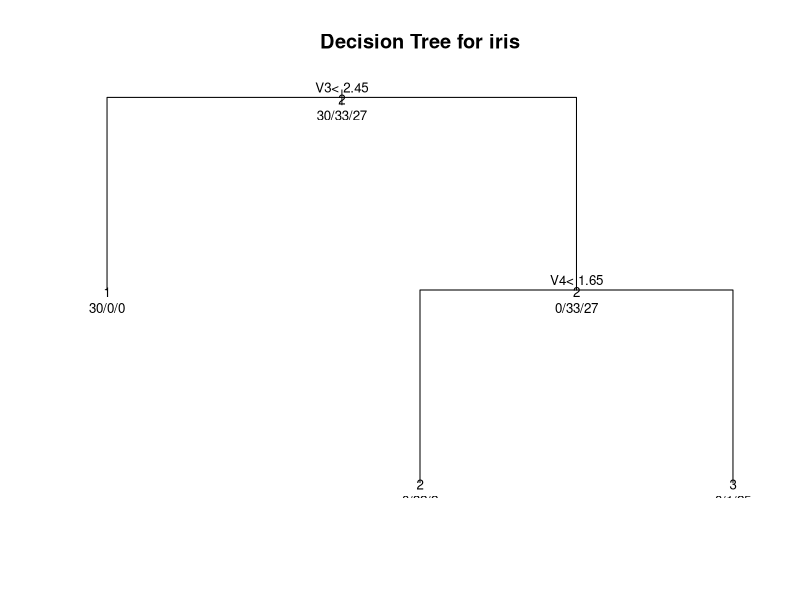

This chart was generated by the following R code:
# -------------------------
# Read in "iris.csv" from last week's clustering lab.
# Write a script to do the following:
# 
# 1) Learn a decision tree for the 3 classes of iris. Save some data for testing.
#    Mix up the ordering of the rows - use iris_rand=iris[sample(150,150,)] to do this.
# 2) Test it by scoring the accuracy on test data using different degrees of pruning.
# 3) Scatterplot 2 selected variables of the data (and colour code according 
#    to the decision tree output), display the learnt tree and calculate the accuracy.
# 4) Compare the accuracy of the different pruned trees to KNN with different values of k.
# -------------------------

# Read in datasets and combine them into one
iris <- cbind(
  read.csv("../Lab 2 - Clustering/iris.csv", sep=",", header=FALSE),
  read.csv("../Lab 2 - Clustering/iris_real.csv", sep=",", header=FALSE)
)

# Post-concatenation, col 5 is the same as col 1, so rename it to avoid confusion
names(iris)[5] = "V5"

# Randomise the dataset
iris_rand <- iris[sample(150, 150), ]

# Separate values (X) and class (y)
X <- iris_rand[, 1:4]
y <- iris_rand[, 5]

# Create train and test datasets (60/40 split)
X_train <- X[1:90, ]
y_train <- y[1:90]

X_test <- X[90:150, ]
y_test <- y[90:150]

# Create a decision tree
install.packages("rpart")
library(rpart)
fit <- rpart(y_train~., method="class", data=X_train)

# Plot the decision tree
plot(fit, uniform=TRUE, main="Decision Tree for iris")
text(fit, use.n=TRUE, all=TRUE, cex=.8)

# Make predictions on the test set
irispred <- predict(fit, X_test, type="class")

# Compare this to the actual test values to get the accuracy
accuracy <- sum(irispred == y_test) / length(y_test)
print(accuracy)

# See what effect pruning has (using the cp parameter)
for (i in c(0.1, 0.5, 1)) {
  pfit <- prune(fit, cp=i)
  # plot(pfit, uniform=TRUE, main="Pruned decision tree for iris")
  # text(pfit, use.n=TRUE, all=TRUE, cex=.8)
  
  # Calculate the accuracy of the pruned tree
  irispred <- predict(pfit, X_test, type='class')
  accuracy <- sum(irispred == y_test) / length(y_test)
  message("cp: " , i, ", Accuracy: ", accuracy)
}
